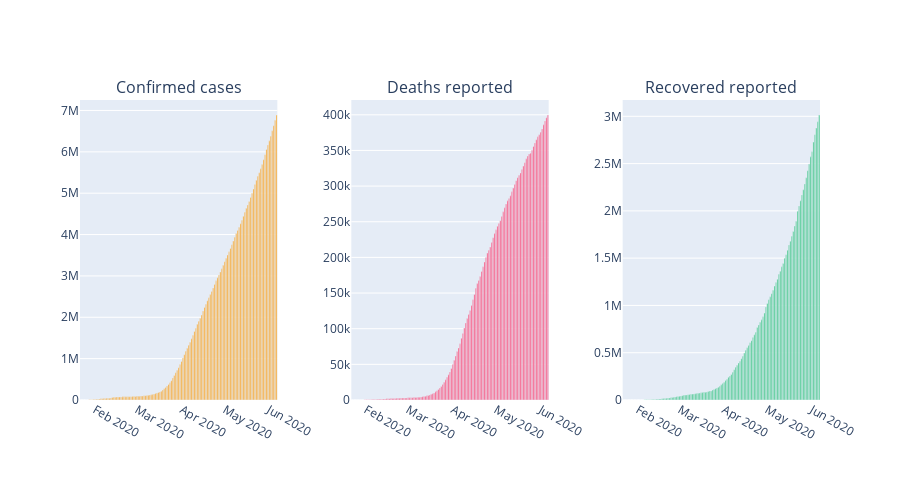
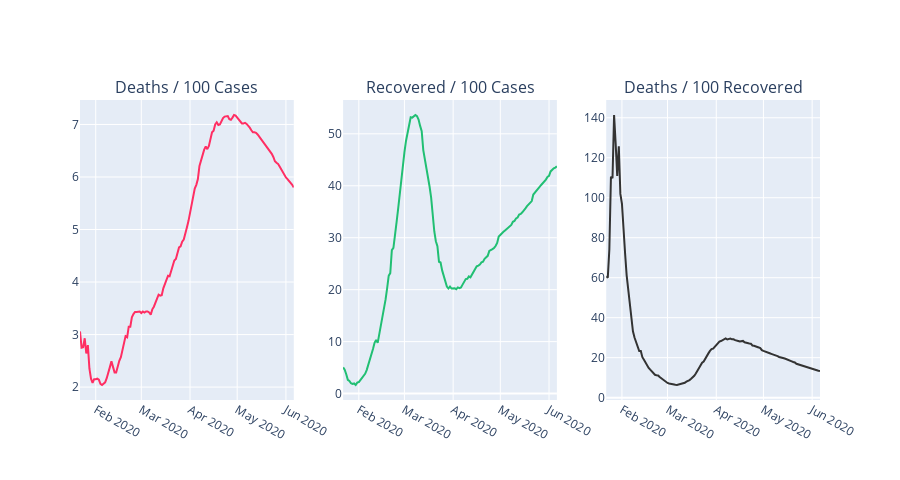
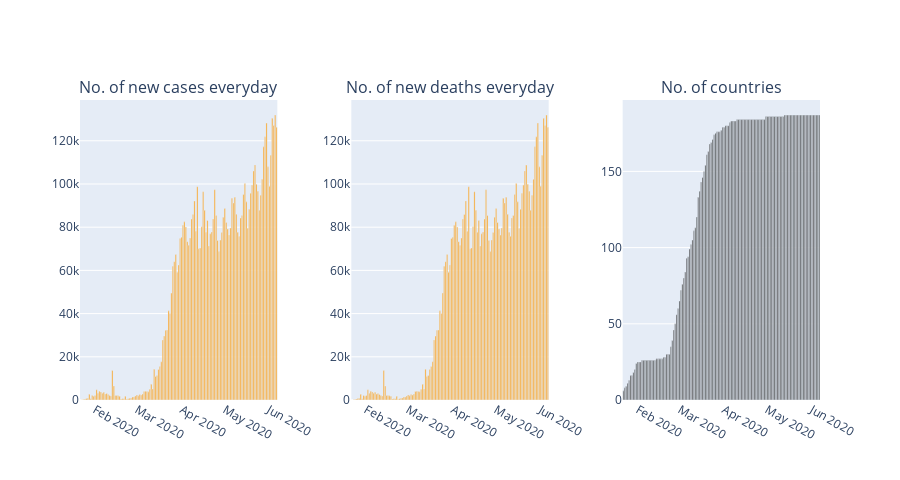

These figures' notebook cell, in order:
### Code cell
fig_c = px.bar(day_wise, x="Date", y="Confirmed", color_discrete_sequence = [act])
fig_d = px.bar(day_wise, x="Date", y="Deaths", color_discrete_sequence = [dth])
fig_r = px.bar(day_wise, x="Date", y="Recovered", color_discrete_sequence = [rec])

fig = make_subplots(rows=1, cols=3, shared_xaxes=False, horizontal_spacing=0.1,
                    subplot_titles=('Confirmed cases', 'Deaths reported', 
                                    'Recovered reported'))

fig.add_trace(fig_c['data'][0], row=1, col=1)
fig.add_trace(fig_d['data'][0], row=1, col=2)
fig.add_trace(fig_r['data'][0], row=1, col=3)


fig.update_layout(height=480)
fig.show()

# ===============================

fig_1 = px.line(day_wise, x="Date", y="Deaths / 100 Cases", color_discrete_sequence = [dth])
fig_2 = px.line(day_wise, x="Date", y="Recovered / 100 Cases", color_discrete_sequence = [rec])
fig_3 = px.line(day_wise, x="Date", y="Deaths / 100 Recovered", color_discrete_sequence = ['#333333'])

fig = make_subplots(rows=1, cols=3, shared_xaxes=False, 
                    subplot_titles=('Deaths / 100 Cases', 'Recovered / 100 Cases', 'Deaths / 100 Recovered'))

fig.add_trace(fig_1['data'][0], row=1, col=1)
fig.add_trace(fig_2['data'][0], row=1, col=2)
fig.add_trace(fig_3['data'][0], row=1, col=3)

fig.update_layout(height=480)
fig.show()

# ===================================

fig_c = px.bar(day_wise, x="Date", y="New cases", color_discrete_sequence = [act])
fig_n = px.bar(day_wise, x="Date", y="New deaths", color_discrete_sequence = [dth])
fig_d = px.bar(day_wise, x="Date", y="No. of countries", color_discrete_sequence = ['#333333'])

fig = make_subplots(rows=1, cols=3, shared_xaxes=False, horizontal_spacing=0.1,
                    subplot_titles=('No. of new cases everyday',
                                    'No. of new deaths everyday',
                                    'No. of countries'))

fig.add_trace(fig_c['data'][0], row=1, col=1)
fig.add_trace(fig_c['data'][0], row=1, col=2)
fig.add_trace(fig_d['data'][0], row=1, col=3)

fig.update_layout(height=480)
fig.show()

### Figure 1 — Plotly figure (JSON) as saved in the notebook; plotly's stock layout.template omitted (floating-point values rounded to 4 significant figures; data arrays with more than 128 entries replaced by an {"elided": "..."} marker saying what was removed)
{"data": [{"alignmentgroup": "True", "hoverlabel": {"namelength": 0}, "hovertemplate": "Date=%{x}<br>Confirmed=%{y}", "legendgroup": "", "marker": {"color": "#fe9801"}, "name": "", "offsetgroup": "", "orientation": "v", "showlegend": false, "textposition": "auto", "type": "bar", "x": {"elided": "137 str values"}, "xaxis": "x", "y": {"elided": "137 int values"}, "yaxis": "y"}, {"alignmentgroup": "True", "hoverlabel": {"namelength": 0}, "hovertemplate": "Date=%{x}<br>Deaths=%{y}", "legendgroup": "", "marker": {"color": "#ff2e63"}, "name": "", "offsetgroup": "", "orientation": "v", "showlegend": false, "textposition": "auto", "type": "bar", "x": {"elided": "137 str values"}, "xaxis": "x2", "y": {"elided": "137 int values"}, "yaxis": "y2"}, {"alignmentgroup": "True", "hoverlabel": {"namelength": 0}, "hovertemplate": "Date=%{x}<br>Recovered=%{y}", "legendgroup": "", "marker": {"color": "#21bf73"}, "name": "", "offsetgroup": "", "orientation": "v", "showlegend": false, "textposition": "auto", "type": "bar", "x": {"elided": "137 str values"}, "xaxis": "x3", "y": {"elided": "137 int values"}, "yaxis": "y3"}], "layout": {"annotations": [{"font": {"size": 16}, "showarrow": false, "text": "Confirmed cases", "x": 0.1333, "xanchor": "center", "xref": "paper", "y": 1, "yanchor": "bottom", "yref": "paper"}, {"font": {"size": 16}, "showarrow": false, "text": "Deaths reported", "x": 0.5, "xanchor": "center", "xref": "paper", "y": 1, "yanchor": "bottom", "yref": "paper"}, {"font": {"size": 16}, "showarrow": false, "text": "Recovered reported", "x": 0.8667, "xanchor": "center", "xref": "paper", "y": 1, "yanchor": "bottom", "yref": "paper"}], "height": 480, "xaxis": {"anchor": "y", "domain": [0, 0.2667]}, "xaxis2": {"anchor": "y2", "domain": [0.3667, 0.6333]}, "xaxis3": {"anchor": "y3", "domain": [0.7333, 1]}, "yaxis": {"anchor": "x", "domain": [0, 1]}, "yaxis2": {"anchor": "x2", "domain": [0, 1]}, "yaxis3": {"anchor": "x3", "domain": [0, 1]}}}

### Figure 2 — Plotly figure (JSON) as saved in the notebook; plotly's stock layout.template omitted (floating-point values rounded to 4 significant figures; data arrays with more than 128 entries replaced by an {"elided": "..."} marker saying what was removed)
{"data": [{"hoverlabel": {"namelength": 0}, "hovertemplate": "Date=%{x}<br>Deaths / 100 Cases=%{y}", "legendgroup": "", "line": {"color": "#ff2e63", "dash": "solid"}, "mode": "lines", "name": "", "showlegend": false, "type": "scatter", "x": {"elided": "137 str values"}, "xaxis": "x", "y": {"elided": "137 float values"}, "yaxis": "y"}, {"hoverlabel": {"namelength": 0}, "hovertemplate": "Date=%{x}<br>Recovered / 100 Cases=%{y}", "legendgroup": "", "line": {"color": "#21bf73", "dash": "solid"}, "mode": "lines", "name": "", "showlegend": false, "type": "scatter", "x": {"elided": "137 str values"}, "xaxis": "x2", "y": {"elided": "137 float values"}, "yaxis": "y2"}, {"hoverlabel": {"namelength": 0}, "hovertemplate": "Date=%{x}<br>Deaths / 100 Recovered=%{y}", "legendgroup": "", "line": {"color": "#333333", "dash": "solid"}, "mode": "lines", "name": "", "showlegend": false, "type": "scatter", "x": {"elided": "137 str values"}, "xaxis": "x3", "y": {"elided": "137 float values"}, "yaxis": "y3"}], "layout": {"annotations": [{"font": {"size": 16}, "showarrow": false, "text": "Deaths / 100 Cases", "x": 0.1444, "xanchor": "center", "xref": "paper", "y": 1, "yanchor": "bottom", "yref": "paper"}, {"font": {"size": 16}, "showarrow": false, "text": "Recovered / 100 Cases", "x": 0.5, "xanchor": "center", "xref": "paper", "y": 1, "yanchor": "bottom", "yref": "paper"}, {"font": {"size": 16}, "showarrow": false, "text": "Deaths / 100 Recovered", "x": 0.8556, "xanchor": "center", "xref": "paper", "y": 1, "yanchor": "bottom", "yref": "paper"}], "height": 480, "xaxis": {"anchor": "y", "domain": [0, 0.2889]}, "xaxis2": {"anchor": "y2", "domain": [0.3556, 0.6444]}, "xaxis3": {"anchor": "y3", "domain": [0.7111, 1]}, "yaxis": {"anchor": "x", "domain": [0, 1]}, "yaxis2": {"anchor": "x2", "domain": [0, 1]}, "yaxis3": {"anchor": "x3", "domain": [0, 1]}}}

### Figure 3 — Plotly figure (JSON) as saved in the notebook; plotly's stock layout.template omitted (floating-point values rounded to 4 significant figures; data arrays with more than 128 entries replaced by an {"elided": "..."} marker saying what was removed)
{"data": [{"alignmentgroup": "True", "hoverlabel": {"namelength": 0}, "hovertemplate": "Date=%{x}<br>New cases=%{y}", "legendgroup": "", "marker": {"color": "#fe9801"}, "name": "", "offsetgroup": "", "orientation": "v", "showlegend": false, "textposition": "auto", "type": "bar", "x": {"elided": "137 str values"}, "xaxis": "x", "y": {"elided": "137 int values"}, "yaxis": "y"}, {"alignmentgroup": "True", "hoverlabel": {"namelength": 0}, "hovertemplate": "Date=%{x}<br>New cases=%{y}", "legendgroup": "", "marker": {"color": "#fe9801"}, "name": "", "offsetgroup": "", "orientation": "v", "showlegend": false, "textposition": "auto", "type": "bar", "x": {"elided": "137 str values"}, "xaxis": "x2", "y": {"elided": "137 int values"}, "yaxis": "y2"}, {"alignmentgroup": "True", "hoverlabel": {"namelength": 0}, "hovertemplate": "Date=%{x}<br>No. of countries=%{y}", "legendgroup": "", "marker": {"color": "#333333"}, "name": "", "offsetgroup": "", "orientation": "v", "showlegend": false, "textposition": "auto", "type": "bar", "x": {"elided": "137 str values"}, "xaxis": "x3", "y": {"elided": "137 int values"}, "yaxis": "y3"}], "layout": {"annotations": [{"font": {"size": 16}, "showarrow": false, "text": "No. of new cases everyday", "x": 0.1333, "xanchor": "center", "xref": "paper", "y": 1, "yanchor": "bottom", "yref": "paper"}, {"font": {"size": 16}, "showarrow": false, "text": "No. of new deaths everyday", "x": 0.5, "xanchor": "center", "xref": "paper", "y": 1, "yanchor": "bottom", "yref": "paper"}, {"font": {"size": 16}, "showarrow": false, "text": "No. of countries", "x": 0.8667, "xanchor": "center", "xref": "paper", "y": 1, "yanchor": "bottom", "yref": "paper"}], "height": 480, "xaxis": {"anchor": "y", "domain": [0, 0.2667]}, "xaxis2": {"anchor": "y2", "domain": [0.3667, 0.6333]}, "xaxis3": {"anchor": "y3", "domain": [0.7333, 1]}, "yaxis": {"anchor": "x", "domain": [0, 1]}, "yaxis2": {"anchor": "x2", "domain": [0, 1]}, "yaxis3": {"anchor": "x3", "domain": [0, 1]}}}
